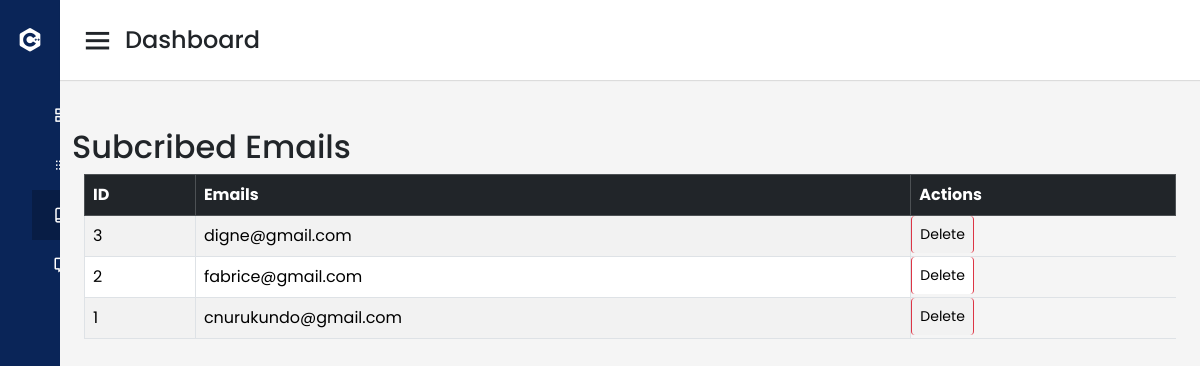
/admin/sub.php, run on the app's committed database.
### tables this page shows
CREATE TABLE `email_sub` (
  `ID` int(11) NOT NULL,
  `Sub_Email` varchar(30) DEFAULT NULL
);

### admin/sub.php (the view, shortened to what this page needs)
<?php
include 'config/conn.php';
?>
<!DOCTYPE html>
<html lang="en" dir="ltr">
  <head>
    <link rel="stylesheet" href="style.css">
    <link href='https://unpkg.com/boxicons@2.0.7/css/boxicons.min.css' rel='stylesheet'>
  <link rel="stylesheet" href="https://cdn.jsdelivr.net/npm/bootstrap@5.3.2/dist/css/bootstrap.min.css">
  <link rel="stylesheet" href="https://cdn.datatables.net/1.13.6/css/jquery.dataTables.min.css">
   </head>
<body>
  <div class="sidebar">
    <div class="logo-details">
      <i class='bx bxl-c-plus-plus'></i>
      <span class="logo_name">Bernadine</span>
    </div>
      <ul class="nav-links">
        <li>
          <a href="index.php">
            <span class="links_name">Dashboard</span>
          </a>
        </li>
        <li>
          <a href="post.php">
            <span class="links_name">Post Event</span>
          </a>
        </li>
        <li>
          <a href="sub.php"  class="active">
            <span class="links_name">Subcribe Emails</span>
          </a>
        </li>
        <li>
          <a href="contact.php">
            <span class="links_name">Messages</span>
          </a>
        </li>
      </ul>
  </div>
  <section class="home-section">
    <nav>
      <div class="sidebar-button">
        <i class='bx bx-menu sidebarBtn'></i>
        <span class="dashboard">Dashboard</span>
      </div>
    </nav>
    <div class="home-content">
          </div>
            <div class="container mt-4">
                    <h2>Subcribed Emails</h2>
                     <div class="container">
        <table class="table table-bordered table-striped">
            <thead class="table-dark">
                <tr>
                    <th>ID</th>
                    <th>Emails</th>
                    <th>Actions</th>
                </tr>
            </thead>
            <tbody>
                <?php
$sql = "SELECT * FROM email_sub ORDER BY ID DESC";
$result = $conn->query($sql);
                if ($result->num_rows > 0) {
                    while ($row = $result->fetch_assoc()) {
                        echo "<tr>
                                <td>" . $row['ID'] . "</td>
                                <td>" . $row['Sub_Email'] . "</td>
                                <td class='btn btn-danger btn-sm me-2'>Delete</td>
                              </tr>";
                    }
                } else {
                    echo "<tr><td colspan='5' class='text-center'>Aucun message trouvé</td></tr>";
                }
                ?>
            </tbody>
        </table>
    </div>
</div>
  </section>
</body>
</html>

### admin/style.css (style rules this page uses)
* { margin: 0; padding: 0; box-sizing: border-box; font-family: 'Poppins', sans-serif; }
.btn { padding: 4px 10px; border: none; border-radius: 4px; color: #fff; cursor: pointer; }
.sidebar { position: fixed; height: 100%; width: 240px; background: #0A2558; transition: all 0.5s ease; }
.sidebar .logo-details { height: 80px; display: flex; align-items: center; }
.sidebar .logo-details i { font-size: 28px; font-weight: 500; color: #fff; min-width: 60px; text-align: center }
.sidebar .logo-details .logo_name { color: #fff; font-size: 24px; font-weight: 500; }
.sidebar .nav-links { margin-top: 10px; }
.sidebar .nav-links li { position: relative; list-style: none; height: 50px; }
.sidebar .nav-links li a { height: 100%; width: 100%; display: flex; align-items: center; text-decoration: none; transition: all 0.4s ease; }
.sidebar .nav-links li a.active { background: #081D45; }
.sidebar .nav-links li a .links_name { color: #fff; font-size: 15px; font-weight: 400; white-space: nowrap; }
.home-section { position: relative; background: #f5f5f5; min-height: 100vh; width: calc(100% - 240px); left: 240px; transition: all 0.5s ease; }
.home-section nav { display: flex; justify-content: space-between; height: 80px; background: #fff; display: flex; align-items: center; position: fixed; width: calc(100% - 240px); left: 240px; z-index: 100; padding: 0 20px; box-shadow: 0 1px 1px rgba(0, 0, 0, 0.1); transition: all 0.5s ease; }
.home-section nav .sidebar-button { display: flex; align-items: center; font-size: 24px; font-weight: 500; }
nav .sidebar-button i { font-size: 35px; margin-right: 10px; }
.home-section .home-content { position: relative; padding-top: 104px; }
@media (max-width: 1240px) { .sidebar { width: 60px; } }
@media (max-width: 1240px) { .home-section { width: calc(100% - 60px); left: 60px; } }
@media (max-width: 1240px) { .home-section nav { width: calc(100% - 60px); left: 60px; } }

### data on the page
email_sub: ID "3", Sub_Email "digne@gmail.com"
email_sub: ID "2", Sub_Email "fabrice@gmail.com"
email_sub: ID "1", Sub_Email "cnurukundo@gmail.com"
